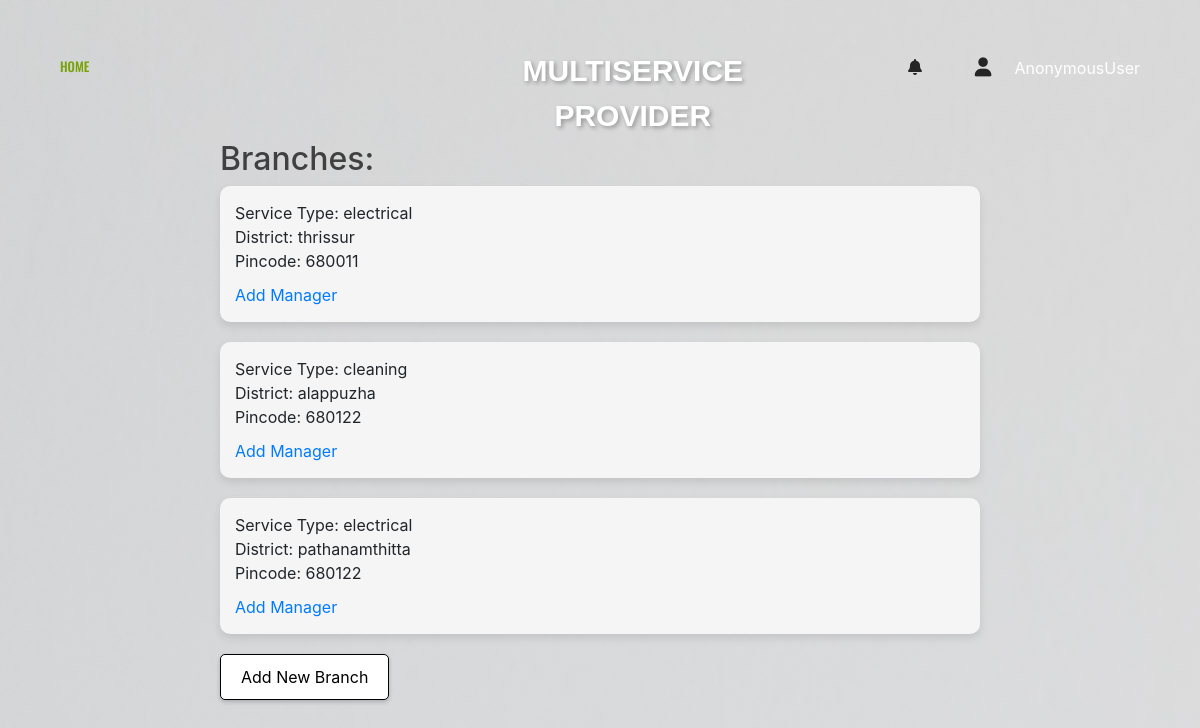
/branch_page/14/, run on the app's committed database.
### app1/models.py (models this page shows)
class Branch(models.Model):
    branchid = models.AutoField(primary_key=True)
    providerid = models.ForeignKey(ServiceProvider, on_delete=models.CASCADE)
    providername = models.CharField(max_length=100)
    service_type = models.ForeignKey(ServiceTypes, on_delete=models.CASCADE)
    district = models.CharField(max_length=100)
    pincode = models.IntegerField()
    status = models.CharField(max_length=10, default='inactive')

class ServiceTypes(models.Model):
    service_id = models.AutoField(primary_key=True)
    service_type = models.CharField(max_length=100, unique=True)
    description = models.TextField(blank=True, null=True)
    number_of_providers = models.IntegerField(default=0)

### app1/views.py (the view)
# urls.py: path('branch_page/<int:provider_id>/', views.branch_page, name='branch_page'),
def branch_page(request, provider_id):
    user_id = provider_id  # Rename the variable for clarity
    provider = get_object_or_404(ServiceProvider, user=user_id)
    inactive_branches = Branch.objects.filter(providerid=provider, status='inactive')
    return render(request, 'branch.html', {'provider': provider, 'inactive_branches': inactive_branches})

### app1/templates/branch.html (shortened to what this page needs)
{% load static %}
<!doctype html>
<html class="no-js" lang="en">
<head>
        <link rel="stylesheet" href="{% static 'userassets/css/bootstrap.min.css' %}">
        <link rel="stylesheet" href="{% static 'userassets/css/font-awesome.min.css' %}">
        <link rel="stylesheet" href="{% static 'userassets/css/ie7.css' %}">
        <link rel="stylesheet" href="{% static 'userassets/css/plugins.css' %}">
        <link rel="stylesheet" href="{% static 'userassets/css/style.css' %}">
        <link rel="stylesheet" href="https://stackpath.bootstrapcdn.com/bootstrap/4.5.2/css/bootstrap.min.css">
    </head>
    <link rel="stylesheet" href="https://cdnjs.cloudflare.com/ajax/libs/font-awesome/6.0.0/css/all.min.css" />
    <body style="background-image: url('{% static 'userassets/img/bg/bg.jpg' %}')">
        <header class="header-area header-sticky">
            <div class="header-container">
                <div class="row">
                    <div class="col-lg-5 display-none-md display-none-xs">
                        <div class="ht-main-menu">
                            <nav>
                                <ul>
                                    <li class="active"><a href="providerpage">HOME </a>
                                    </li>
                                </ul>
                            </nav>
                        </div>
                    </div>
                    <div class="col-lg-2 col-sm-4">
                        <div class="logo text-center">
                            <a href="providerpage" class="logo-text">MULTISERVICE <span class="provider-text" style="padding-top: 30px;">PROVIDER</span></a>
                        </div>
                    </div>
                    <div class="col-lg-5 col-sm-8">
                        <div class="header-content d-flex justify-content-end">
                            <div class="search-wrapper">
                                <a href="#"><span class="icon icon-Search"></span></a>
                            </div>
                            <div class="settings-wrapper">
                                <a href="#"><i class="fas fa-bell"></i></a>
                            </div>
                            <div class="cart-wrapper">
                                <a href="#"><i class="fas fa-user"></i></a>
                                <span style="color: white;">{{request.user}}</span>
                            </div>
                        </div>
                    </div>
                </div>
            </div>
        </header>
                <div class="ht-single-slide">
                    <div class="branches-list">
                        <h2>Branches:</h2>
                        {% for branch in inactive_branches %}
                            <div class="branch-block">
                                <div class="branch-content">
                                    <p>Service Type: {{ branch.service_type.service_type }}</p>
                                    <p>District: {{ branch.district }}</p>
                                    <p>Pincode: {{ branch.pincode }}</p>
                                    <a href="{% url 'manager_registration' branch_id=branch.branchid provider_id=branch.providerid.providerid %}">Add Manager</a>
                                </div>
                            </div>
                        {% endfor %}
                        <a href="{% url 'add_branch_page' provider_id=provider.providerid %}" class="button-style">Add New Branch</a>
                    </div>
                </div>
    </body>
</html>

### static/userassets/css/ie7.css (style rules this page uses)
.icon { font-family: 'Stroke-Gap-Icons'; speak: none; font-style: normal; font-weight: normal; font-variant: normal; text-transform: none; line-height: 1; -webkit-font-smoothing: antialiased; -moz-osx-font-smoothing: grayscale; }
.icon-Search:before { content: "\e6a4"; }

### app1/templates/branch.html (style rules this page uses)
a.logo-text { font-family: Arial, sans-serif; font-size: 30px; font-weight: bold; text-decoration: none; color: white; text-shadow: 2px 2px 4px rgba(0, 0, 0, 0.3); margin-bottom: 35px; }
span.provider-text { padding-top: 30px !important; }
.branches-list { max-width: 800px; margin: 0 auto; position: relative; top: 80%; padding: 20px; }
.branch-block { margin-bottom: 20px; border-radius: 10px; overflow: hidden; box-shadow: 0 4px 8px rgba(0, 0, 0, 0.1); background-color: #f5f5f5; }
.branch-content { padding: 15px; }
.branch-block p { margin: 0; }
.ht-single-slide { position: relative; top: 15%; }
.branch-block a { display: block; margin-top: 10px; color: #007bff; text-decoration: none; }
.button-style { display: inline-block; padding: 10px 20px; background-color: white; color: black; text-decoration: none; border: 1px solid black; border-radius: 5px; box-shadow: 0 2px 4px rgba(0, 0, 0, 0.2); transition: background-color 0.3s, color 0.3s, box-shadow 0.3s; }

### data on the page
Branch: service_type.service_type "electrical", district "thrissur", pincode "680011"
Branch: service_type.service_type "cleaning", district "alappuzha", pincode "680122"
Branch: service_type.service_type "electrical", district "pathanamthitta", pincode "680122"

### other printed values
{{ request.user }} "AnonymousUser"
